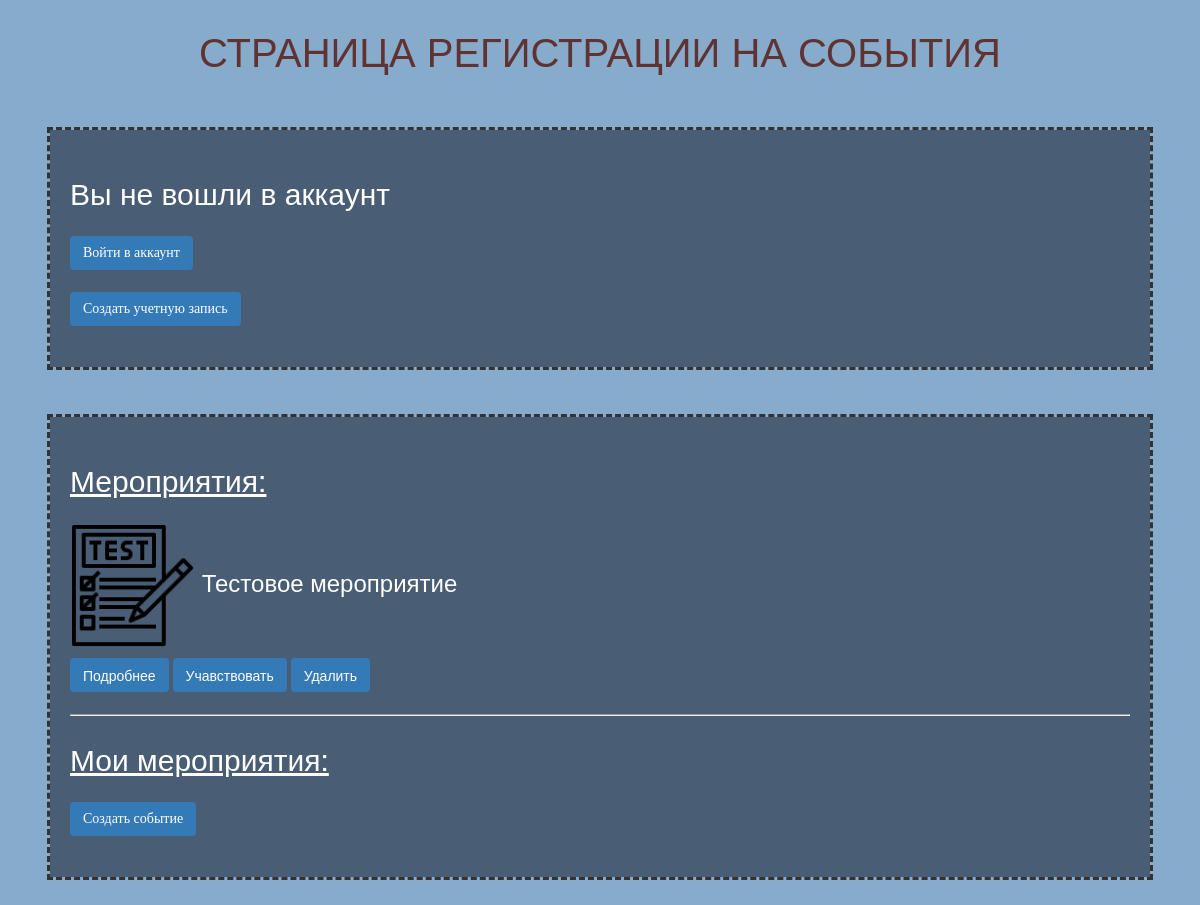
/, run on an earlier commit of the app's database.
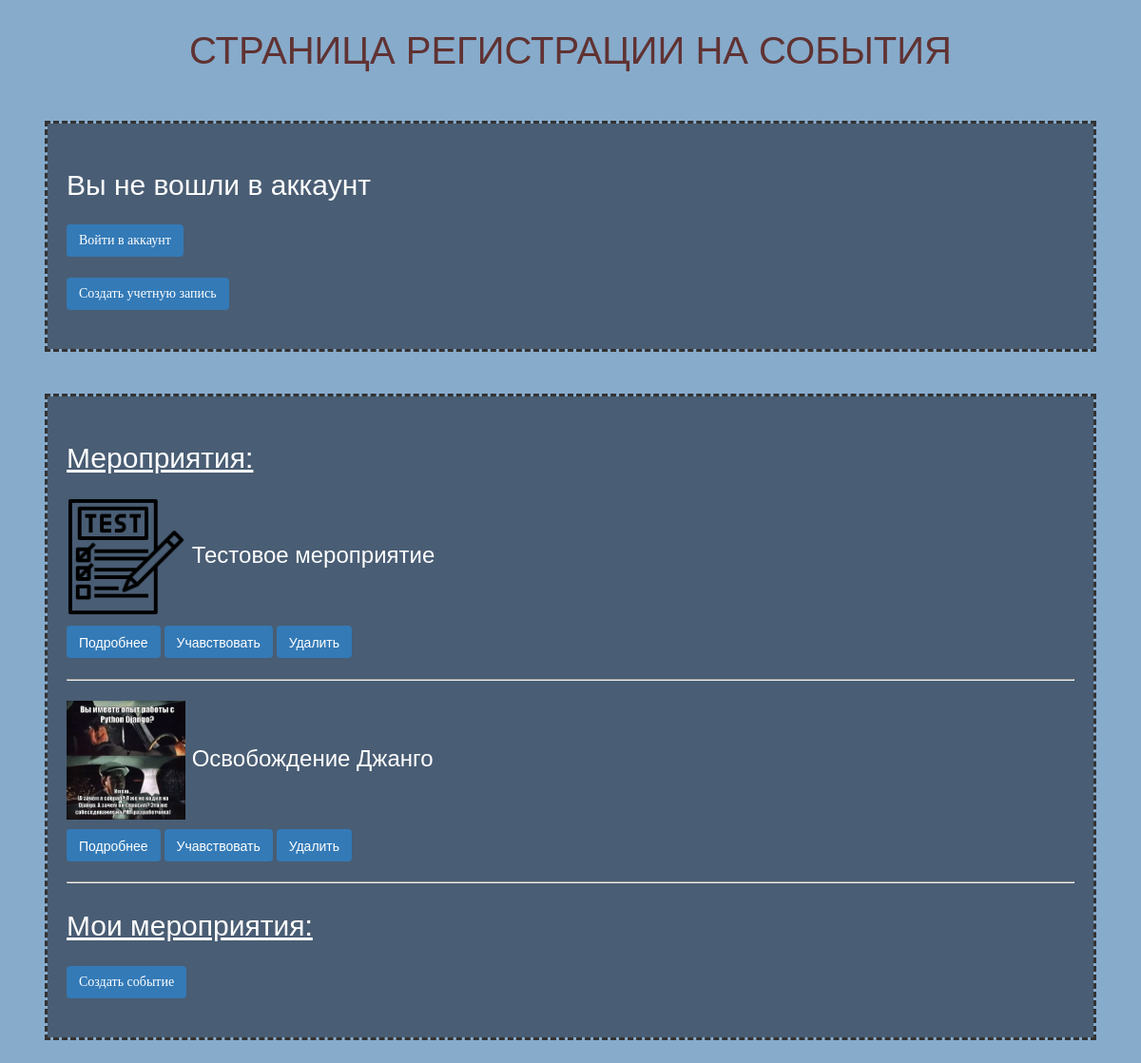
And on a later commit of the database.
### event/models.py (models this page shows, shortened)
class Event(models.Model):
    name = models.CharField(max_length=150, verbose_name='Название', help_text='Название мероприятия')
    description = models.TextField(null=True, blank=True, verbose_name='Описание', help_text='Описание мероприятия')
    logo = models.ImageField(null=True, blank=True, max_length=50, verbose_name='Логотип', help_text='Логотип мероприятия', upload_to='images/')
    status = models.ForeignKey(Status, on_delete=models.CASCADE, default=1, verbose_name='Статус', help_text='Статус мероприятия')
    data_start = models.DateField(verbose_name='Дата начала', help_text='Дата начала мероприятия')
    data_end = models.DateField(verbose_name='Дата конца', help_text='Дата конца мероприятия')
    city = models.CharField(max_length=80, verbose_name='Город', help_text='Город проведения мероприятия')
    user = models.ForeignKey(User, on_delete=models.CASCADE, blank=True, verbose_name='Создатель', help_text='Логин создателя')
    class Meta:
        verbose_name_plural = 'События'
        verbose_name = 'Событие'
        ordering = ['-status', '-data_start', '-data_end']

### event/views.py (the view)
# urls.py: path('', index, name='index'),
def index(request):
    template = loader.get_template('event/index.html')
    if request.user.is_authenticated:
        events = Event.objects.exclude(user_id=request.user.id).order_by('-name')
        user_event = Event.objects.filter(user_id=request.user.id)
        try:
            user_id = Users.objects.get(user_id=request.user.id)
            ues = UsersEvents.objects.filter(users_id=user_id)
            ues1 = []
            for ue in ues:
                ues1 += Event.objects.filter(pk=ue.event_id)
        except UsersEvents.DoesNotExist:
            ues1 = []
        except Users.DoesNotExist:
            ues1 = []
    else:
        events = Event.objects.all().order_by('-name')
        ues1 = []
        user_event = []
    context = {'events': events, 'user_event': user_event, 'ues': ues1}
    return HttpResponse(template.render(context, request))

### event/templates/event/index.html (shortened to what this page needs)
{% load static %}
<html>
<head>
    <link rel="stylesheet" type="text/css" href="{% static 'event/style.css' %}">
</head>
<body>
    <h1>Страница регистрации на события</h1>
        <div>
            {% if user.is_authenticated %}
                <h2>Здравствуй, {{ user.first_name }} {{ user.last_name }}!</h2>
                <p><a href="{% url 'by_account' request.user.id %}">Мой аккаунт</a></p>
                <p><a href="{% url 'logout' %}">Выйти из аккаунта</a></p>
              {% else %}
                <h2>Вы не вошли в аккаунт</h2>
                <p><a href="{% url 'login' %}">Войти в аккаунт</a></p>
                <p><a href="{% url 'signup' %}">Создать учетную запись</a></p>
              {% endif %}
        </div>
        <div>
            <h2><u>Мероприятия:</u></h2>
            {% for event in events %}
                {% include 'event/preevent.html' %}
            <hr/>
            {% endfor %}
            <h2><u>Мои мероприятия:</u></h2>
            <p><a href="{% url 'newevent' %}">Создать событие</a></p>
        </div>
</body>
</html>

### event/templates/event/preevent.html
{% block content %}
  <p>
    <h3>
      {% if event.logo != '' %}
      <img src="{{ event.logo.url }}" alt="img_error" style="max-height:125px">
      {% endif %}
      {{ event.name }}
    </h3>
    <a href="{% url 'by_event' event.pk %}">Подробнее</a>
    {% if event in ues %}
    <a href="{% url 'deleteuserevent' event.pk request.user.id %} ">Покинуть мероприятие</a>
    {% elif not event.status_id == 3 %}
    <a href="{% url 'signevent' event.pk %} ">Учавствовать</a>
    {% endif %}
    {% if request.user.id == event.user_id or request.user.is_superuser %}
    <a href="{% url 'deleteevent' event.pk %} " onclick="clicked(event)">Удалить</a>
    {% endif %}
  </p>
{% endblock content %}

What changed in the data, as far as the page shows it:
added Event: logo (picture), name "Освобождение Джанго", status_id "Учавствовать", shows "Удалить"
